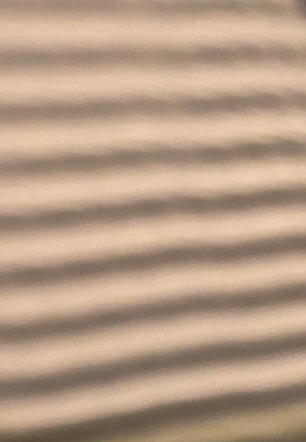
#> input picture msteam_wave.png, 306 x 442 px, given in place of the camera; the run also reads 1 picture not shown here
$ python Realtime_WaveDetection.py
#> lines starting #> are read from the running program, lines starting #| are printed output that depends on the picture; after the words box and inside, x2 and y2 are one past the last pixel; in counts of white or black regions, pixels touching at a corner belong together; pictures that were not available may be replaced by others from this repository, and a replacement may not be noted
from tkinter import image_names
import cv2
import numpy as np
from PIL import Image
import requests
import io

# space to take screenshots / esc to escape

cam = cv2.VideoCapture(2) #Webcam
cv2.namedWindow("test")
img_counter = 0

while True:
    ret, frame = cam.read()
#> frame is the input picture: shape (442, 306, 3); mean B, G, R 134.2, 156.6, 182.9
    if not ret:
        print("failed to grab frame")
        break
    cv2.imshow("test", frame)

    k = cv2.waitKey(1)
#> (key Esc is pressed here)

    if k%256 == 27:
        # ESC pressed
        print("Escape hit, closing...")
        break
    elif k%256 == 32:
        # SPACE pressed
        img_name = "opencv_frame_{}.jpg".format(img_counter)
        cv2.imwrite(img_name, frame)
        print("{} written!".format(img_name))
        img_counter += 1

cam.release()

img = cv2.imread("opencv_frame_0.jpg")

img = cv2.resize(img,(300,300))
img1 = cv2.resize(img,(300,300))

gray = cv2.cvtColor(img, cv2.COLOR_BGR2GRAY)
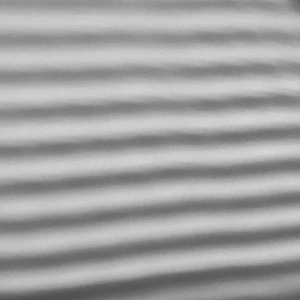
#> gray: shape (300, 300); min 78, max 214, mean 161.8
gray_blur = cv2.GaussianBlur (gray, (3, 3),0)

_,thresh = cv2.threshold(gray_blur, 175, 255, cv2.THRESH_BINARY)
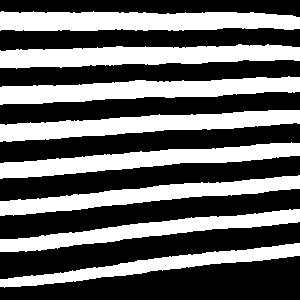
#> thresh: shape (300, 300); 40.7% white; 8 white regions, largest, box (x1, y1, x2, y2) and area: (0, 11, 300, 31) 5157, (0, 44, 300, 69) 5092, (0, 76, 300, 105) 4979

kernel = np.ones ((3,3),np.uint8)
closing = cv2.morphologyEx(thresh, cv2.MORPH_CLOSE, kernel,iterations=5)
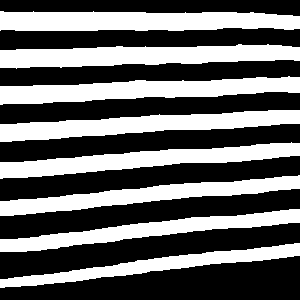
#> closing: shape (300, 300); 41.1% white; 8 white regions

result = closing.copy()

contours, hierachy = cv2.findContours(result,cv2.RETR_EXTERNAL,cv2.CHAIN_APPROX_NONE)
#> contours = 8 contours; box (x1, y1, x2, y2) and area: (0, 11, 300, 31) 4916, (0, 44, 300, 69) 4833, (0, 76, 300, 105) 4688, (0, 110, 300, 142) 4540, (0, 142, 300, 179) 4337, (0, 175, 300, 216) 4066, (0, 209, 300, 252) 3836, (0, 243, 300, 288) 3252

cv2.imshow('contour',result)

result_ = img.copy()

line = cv2.imread("white.jpg")
line = cv2.resize(line,(300,300))
#> line: shape (300, 300, 3); every value is 255

y_avg= []
for cnt in contours:
    areas = cv2.contourArea(cnt)
    if areas<500 :
        continue

    rect = cv2.minAreaRect(cnt)
    box = cv2.boxPoints(rect)
    box = np.int0(box)

    x1 = (box[0][0] + box[1][0]) // 2
    y1 = (box[0][1] + box[1][1]) // 2
    x2 = (box[3][0] + box[2][0]) // 2
    y2 = (box[3][1] + box[2][1]) // 2

    cv2.line(result_, (x1,y1), (x2,y2), (255,0,0), 2)
    cv2.line(line, (x1,y1), (x2,y2), (255,0,0), 2)

    cv2.circle(result_,(int((x1+x2)/2),int((y1+y2)/2)),1,(0,0,255),1)

    y_avg.append(int((y1+y2)/2))
#> this loop made 8 passes
#> (areas, rect, box, x1, y1, x2, y2) on passes 1 to 6: (3252, ((149.5, 265.4), (302, 14.35), -6.41), [[0, 289], [-1, 275], [298, 241], [300, 255]], -1, 282, 299, 248), (3835.5, ((149.5, 229.8), (301.8, 16.58), -6.17), [[0, 254], [-1, 237], [298, 205], [300, 221]], -1, 245, 299, 213), (4066.5, ((149.4, 194.4), (301.4, 16.89), -5.22), [[0, 216], [-1, 199], [298, 172], [300, 189]], -1, 207, 299, 180), (4337, ((149.4, 159.1), (300.8, 17.53), -4.29), [[0, 179], [-1, 161], [298, 139], [300, 156]], -1, 170, 299, 147), (4540, ((149.4, 123.8), (300.3, 18.37), -3.4), [[0, 141], [-1, 123], [298, 105], [299, 124]], -1, 132, 298, 114), (4687.5, ((149.4, 89.06), (299.8, 19.26), -2.29), [[0, 104], [0, 85], [298, 73], [299, 92]], 0, 94, 298, 82)
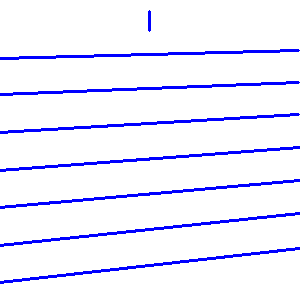
#> line: shape (300, 300, 3); mean B, G, R 255, 237, 237
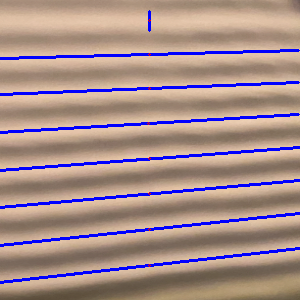
#> result_: shape (300, 300, 3); mean B, G, R 140.2, 142.7, 166.9
#> after the loop, y_avg = [265, 229, 193, 158, 123, 88, 54, 20]
print('---------------------')
print('Average Y :',y_avg)
#| Average Y : [265, 229, 193, 158, 123, 88, 54, 20]

y_differcence = []
for n in range(len(y_avg)):

    y_differcence.append(y_avg[n-1]-y_avg[n])
#> this loop made 8 passes
#> after the loop, y_differcence = [-245, 36, 36, 35, 35, 35, 34, 34]
y_differcence.pop(0)
distance_ = y_differcence
#> distance_ = [36, 36, 35, 35, 35, 34, 34]
print('Y value difference :',distance_)
#| Y value difference : [36, 36, 35, 35, 35, 34, 34]
a = sum(distance_) / len(distance_)
#> a = 35
b = round(a,2)
#> b = 35
c = round(b*0.0264583333*10,2) # MM
#> c = 9.26

print('Ramda : ',b,'pixel')
#| Ramda :  35.0 pixel
print('Ramda : ',c,'MM')
#| Ramda :  9.26 MM
print('---------------------')

final = cv2.imread("Final3.png")
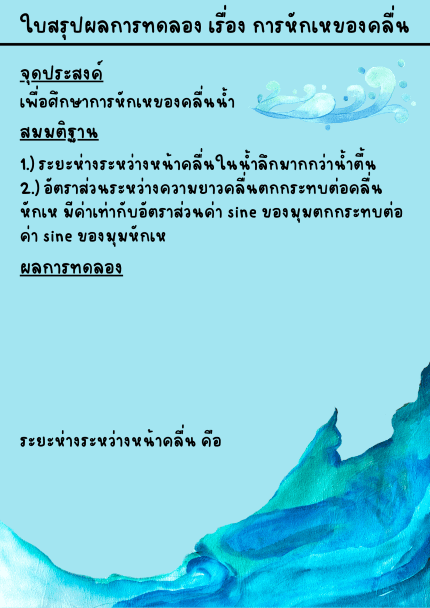
#> input picture Final3.png, 430 x 608 px
#> final is the input picture: shape (608, 430, 3); mean B, G, R 225.1, 209.9, 131.9
cv2.putText(final,str(c)+' Millimeter',(227,445),cv2.FONT_HERSHEY_TRIPLEX,0.5,(0,0,0),1)
#> final: shape (608, 430, 3); 0.19% of pixels changed, all inside (x1, y1, x2, y2) = (229, 435, 360, 446)
result2 = cv2.resize(result_,(140,140))
x_offset = 230
y_offset = 283
x_end = x_offset + result2.shape[1]
#> x_end = 370
y_end = y_offset + result2.shape[0]
#> y_end = 423
final[y_offset:y_end,x_offset:x_end] = result2

img2 = cv2.resize(img1,(140,140))
x_offset2 = 40
y_offset2 = 283
x_end2 = x_offset2 + img2.shape[1]
#> x_end2 = 180
y_end2 = y_offset2 + img2.shape[0]
#> y_end2 = 423
final[y_offset2:y_end2,x_offset2:x_end2] = img2
line2 = cv2.resize(line,(140,140))
x_offset3 = 135
y_offset3 = 455
x_end3 = x_offset3 + line2.shape[1]
#> x_end3 = 275
y_end3 = y_offset3 + line2.shape[0]
#> y_end3 = 595
final[y_offset3:y_end3,x_offset3:x_end3] = line2
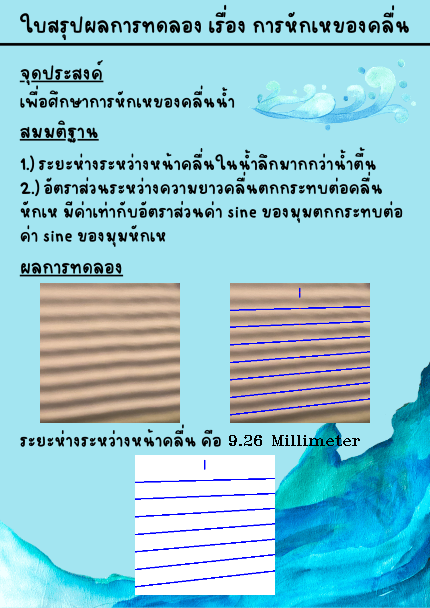
#> final: shape (608, 430, 3); mean B, G, R 210.8, 199.6, 143.5

token = " " # Your Line Notify Token
url = 'https://notify-api.line.me/api/notify'
HEADERS = {'Authorization': 'Bearer ' + token}

cv2.imshow("FINAL",final)
cv2.imwrite('capture.png',final)

ramda = 'Ramda',c,'mm'
#> ramda = ('Ramda', 9.26, 'mm')
ramda = str(ramda)
#> ramda = "('Ramda', 9.26, 'mm')"
ramda = ramda.replace(',',"")
#> ramda = "('Ramda' 9.26 'mm')"
ramda = ramda.replace('(',"")
#> ramda = "'Ramda' 9.26 'mm')"
ramda = ramda.replace(')',"")
#> ramda = "'Ramda' 9.26 'mm'"

msg = ramda
#> msg = "'Ramda' 9.26 'mm'"

cv2.imwrite('finalline.png',line)
cv2.imwrite('finalimg1.png',img1)
cv2.imwrite('finalresult.png',result_)

stickerPackageId = 446
stickerId = 2010

imgd = Image.open('capture.png')
imgd.load()
myimg = np.array(imgd)
f = io.BytesIO()
f = io.BytesIO()

Image.fromarray(myimg).save(f, 'png')
data = f.getvalue()

#> (the run stopped early here; a loop or call above may not have finished)
